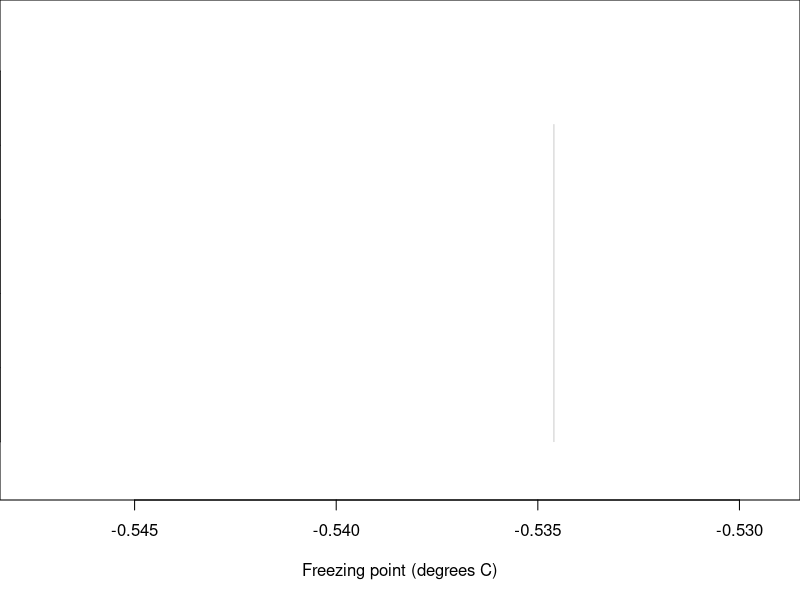

Recreate this plot in R. (Note: this script raises an error after producing the figure.)
rm(list=ls())

#this code works for greater alternative 
alternative <- "greater"

mu.m=-0.540 # mu under the null
mu.1pct = 0.99* mu.m # under the alternative
sigma=0.008 # sd
n=20 # sample size
SEM = sigma/sqrt(n)

if(alternative == "greater"){
  crit.value = mu.m + qnorm(0.95)*SEM
} else {
  crit.value = mu.m - qnorm(0.95)*SEM
}

Green="blue"
ht=1.6*dnorm(0,0,SEM)

dev.off()
par(mfrow=c(1,1),mar = c(5,0.001,0.001,0.001) )
plot(c(mu.m-4.25*SEM,mu.1pct+3*SEM),c(-1.5*ht,16*ht), 
     col="white",xlab="Freezing point (degrees C)")
segments(mu.1pct,0,mu.1pct,
         12*ht,lwd=0.5,col="grey60")
# text(-0.51,3*ht,"Probability (pct.)
#      of exceeding cutoff",adj=c(1,0),col="red")
# 
# text(-0.555,16*ht,
#      expression(paste(
#        sigma,
#        " = 0.0080;  SEM = ",
#        sigma/sqrt(n))) ,
#      adj=c(0,0))
# 
# text(-0.555,15*ht,
#      "cutoff = -0.54 + 1.645*SEM (alpha=0.05, 1 sided alternative)",
#      adj=c(0,0))
# text(-0.555,16*ht,
#      expression(paste(
#        sigma,
#        " = 0.0080;  SEM = ",
#        sigma/sqrt(n))) ,
#      adj=c(0,0))

# n=5
# sem = sigma/sqrt(n)
# 
# n80 = round(( ( 1.645+0.84)^2 ) * (sigma/0.0054)^2,1)

I=0    
# for ( m in c(1:2,n80/5,3,4) ){
  # m=2.72
  # if(m==1) text(-0.52,-ht/2,"Added Water",
  #               cex=0.75, adj=c(0,0.5))
  m = n
  SEM = sem/sqrt(m)
  
  text(-0.55,(I+1.0)*ht,
       paste("n =",toString(n*m)) ,
       adj=c(1,0))
  
  
  
  crit.value = mu.m + 1.646 * SEM
  
  rect(mu.m-4*sem,(I-0.8)*ht, mu.1pct+3*sem,(I+2.2)*ht)
  # null
  green= seq(mu.m-3*SEM,crit.value,length.out=50)
  d = c(dnorm(green,mu.m,SEM),0)
  polygon(c(green,crit.value),d + I*ht,col=Green,border=NA)
  
  text(-0.548,(I+1.0)*ht,
       paste("SEM = ",
             toString(round(SEM,4))), 
       cex=0.65,adj=c(0,0))
  
  red= seq(crit.value,mu.m+3*SEM,length.out=50)
  d = c(dnorm(red,mu.m,SEM),0)
  polygon(c(red,crit.value),d + I*ht,col="red",border=NA)
  points(mu.m,I*ht,cex=0.3,pch=19)
  
  #alt
  green= seq(mu.1pct-3*SEM,
             crit.value,length.out=50)
  d = c(dnorm(green,mu.1pct,SEM),0)
  polygon(c(green,crit.value),d + (I+1)*ht,col=Green,border=NA)
  points(mu.1pct,(I+1)*ht,cex=0.3,pch=19)
  
  red= seq(crit.value,mu.1pct+3*SEM,length.out=50)
  d = c(dnorm(red,mu.1pct,SEM),0)
  polygon(c(red,crit.value),d + (I+1)*ht,col="red",border=NA)
  
  segments(crit.value,I*ht ,
           crit.value,(I+1)*ht,lwd=0.5,col="red")
  
  arrows(mu.m,(I-0.25)*ht,
         crit.value,(I-0.25)*ht,length=0.05,
         code=3,angle=20,col=Green,lwd=1.5)
  arrows(crit.value,(I+1-0.25)*ht,
         mu.1pct,(I+1-0.25)*ht,length=0.05,
         code=3,angle=15,col="red",lwd=1.5)
  
  x = mu.1pct+1*SEM
  y = (I+1)*ht+0.8*max(d)
  
  if(m!=round(m))rect(
    x - 0.0011,y-0.10*ht,
    x + 0.0011,y+0.60*ht,
    col="beige",border="purple",
    lwd=2)
  
  text(x, y,
       paste(toString( round(100*pnorm( 
         crit.value,mu.1pct, 
         SEM,lower.tail=FALSE)) ),"%",sep=""),
       adj=c(0.5,0),col="red")
  
  if(m!=round(m)){
    text(-0.5305,(I+1.55)*ht,"qnorm(0.8,
         lower.tail=FALSE)
         -0.84",		cex=0.65,family="mono",adj=c(0,0.5),col="red")
    x = (crit.value+mu.1pct)/2
    lines(x+c(0,0,0.005),
          (I+1-0.25+c(0,-.3,-.3))*ht,col="red")
    text(x+0.005,
         (I+1-0.25-0.3)*ht,
         "0.84 * SEM",col="red",
         adj=c(-0.1,0.5),cex=0.65)
    
    text(-0.553,(I-0.4)*ht,"qnorm(0.05,
         lower.tail=FALSE)
         1.96",		cex=0.65,family="mono",adj=c(0,0),col=Green)
    
    x = (crit.value+mu.m)/2
    lines(x+c(0,0,-0.005),
          (I-0.25+c(0,-.15,-.15))*ht,col=Green)
    text(x-0.005,
         (I-0.25-0.15)*ht,
         "1.645 * SEM",col=Green,
         adj=c(1.1,0),cex=0.65)
    
    sum <- "(1.645 + 0.84)"
    
    txt = substitute(
      paste("n = ",  
            s^2,
            phantom(0),
            scriptstyle(x), 
            phantom(0), 
            (sigma/Delta)^2),
      list(s = sum))
    
    rect(-0.554,(I+1.55)*ht,
         -0.5445,(I+2.17)*ht,
         col="beige",border="purple",
         lwd=4)
    
    
    
    text(-0.553,(I+1.6)*ht,txt, 
         adj=c(0,0), cex=0.75)
    
    arrows(mu.m,   (I-0.6)*ht,
           mu.1pct,(I-0.6)*ht,length=0.05,
           code=3,angle=20,lwd=1.5)
    text(mu.1pct,(I-0.6)*ht,
         expression(paste(
           Delta, " = 1.645*SEM + 0.84*SEM")),
         adj=c(-0.1,0.5), cex=0.75
    )
    
    
  } # special
  
  I = I+3